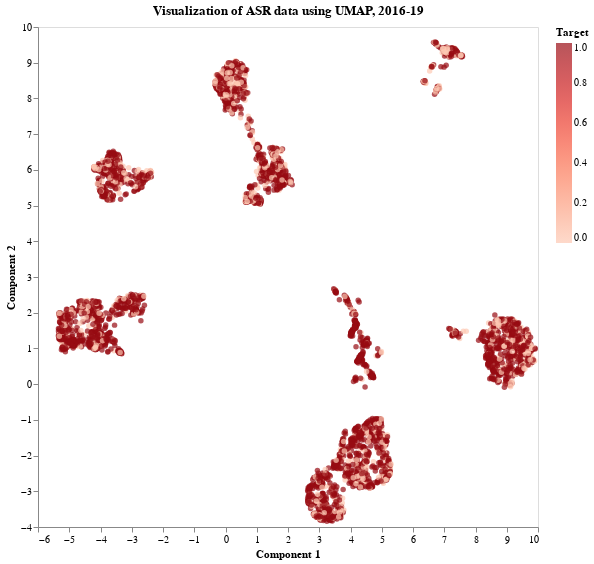

The code cell stored with this chart in its notebook:
### Markdown cell above
The hyper-parameters that we will use here are 100 for n_neighbors and 0 for min_dist, as these give us about 7-8 well-separated clusters.

### Code cell
# Final UMAP visualization
embeddings = umap.UMAP(
    n_components=2, n_neighbors=100, min_dist=0, random_state=42
).fit_transform(X)

params["method"] = "UMAP"
viz_reduction(add_info_to_reduced(embeddings, pre_df), params)

### Figure 1 — Vega-Lite specification as saved in the notebook (floating-point values rounded to 4 significant figures; data arrays with more than 128 entries replaced by an {"elided": "..."} marker saying what was removed)
{"config": {"view": {"continuousWidth": 300, "continuousHeight": 300}, "axis": {"grid": false}}, "data": {"name": "data-c8f76b778929239901fe23981bbdd323"}, "mark": {"type": "circle"}, "encoding": {"color": {"field": "Target", "scale": {"scheme": "reds"}, "type": "quantitative"}, "x": {"field": "0", "title": "Component 1", "type": "quantitative"}, "y": {"field": "1", "title": "Component 2", "type": "quantitative"}}, "height": 500, "title": "Visualization of ASR data using UMAP, 2016-19", "width": 500, "$schema": "https://vega.github.io/schema/vega-lite/v5.15.1.json", "datasets": {"data-c8f76b778929239901fe23981bbdd323": {"elided": "5181 records"}}}
